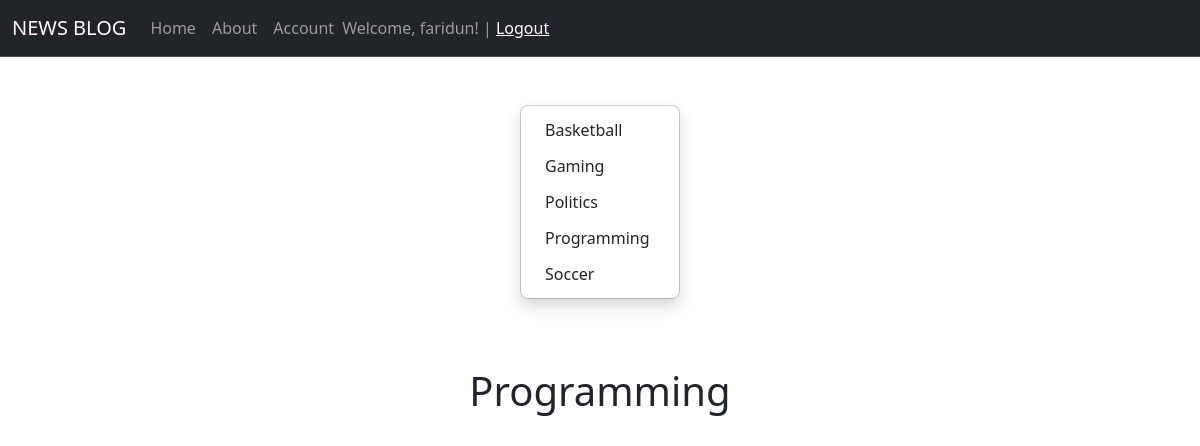
/category/1/ (signed in), run on the app's committed database.
### blogproject/apps/articles/models.py (models this page shows, shortened)
class Category(models.Model):
    class Meta:
        verbose_name = "category"
        verbose_name_plural = "categories"
        ordering = ["name"]
    name = models.CharField(max_length=200, db_index=True)
    description = models.TextField(blank=True)

### blogproject/apps/articles/views.py (the view)
# urls.py: path('category/<int:category_id>/', get_category),
def get_category(request, category_id):
    categories = Category.objects.all().order_by("name").values()
    articles = Article.objects.filter(category_id=category_id)
    category = Category.objects.get(id=category_id)
    title = f"News Blog | {category.name}"
    return render(request, "category.html", {
        "categories": categories,
        "articles": articles,
        "category": category,
        "title": title
    })

### blogproject/apps/articles/templates/category.html (shortened to what this page needs)
{% extends 'base.html' %}
{% block content %}
<div class="d-flex flex-column flex-md-row p-4 gap-4 py-md-5 align-items-center justify-content-center">
    <ul class="dropdown-menu position-static d-grid gap-1 p-2 rounded-3 mx-0 shadow w-220px" data-bs-theme="light">
        {% for category in categories %}
        <li><a class="dropdown-item rounded-2" href="/category/{{ category.id }}">{{ category.name }}</a></li>
        {% endfor %}
    </ul>
</div>
<div class="container" style="margin-top: 20px;">
    <h1 style="text-align: center;">{{ category.name }}</h1>
</div>
{% endblock %}

### blogproject/apps/articles/templates/base.html (shortened to what this page needs)
<!DOCTYPE html>
<html lang="en">
<head>
    <link href="https://cdn.jsdelivr.net/npm/bootstrap@5.3.1/dist/css/bootstrap.min.css" rel="stylesheet"
>
</head>
<body>
<nav class="navbar bg-dark border-bottom border-body navbar-expand-md" data-bs-theme="dark">
    <div class="container-fluid">
        <a class="navbar-brand" href="{% url 'home' %}">NEWS BLOG</a>
        <div class="collapse navbar-collapse" id="navbarNav">
            <ul class="navbar-nav">
                <li class="nav-item">
                    <a class="nav-link" aria-current="page" href="{% url 'home' %}">Home</a>
                </li>
                <li class="nav-item">
                    <a class="nav-link" href="{% url 'about' %}">About</a>
                </li>
                {% if request.user.is_authenticated %}
                <li class="nav-item">
                    <a class="nav-link" href="{% url 'account' %}">Account</a>
                </li>
                <span class="navbar-text">
                    Welcome, {{ user.username }}! | <a href="{% url 'logout' %}">Logout</a>
                    {% else %}
                    <a href="{% url 'loginauth' %}">Sigh in</a> | <a href="{% url 'signup' %}">Sigh up</a>
                    {% endif %}
                    </span>
            </ul>
        </div>
    </div>
</nav>
{% block content %}
{% endblock %}
</body>
</html>

### data on the page
Category: name "Basketball"
Category: name "Gaming"
Category: name "Politics"
Category: name "Programming"
Category: name "Soccer"

### other printed values
{{ user.username }} "faridun"
